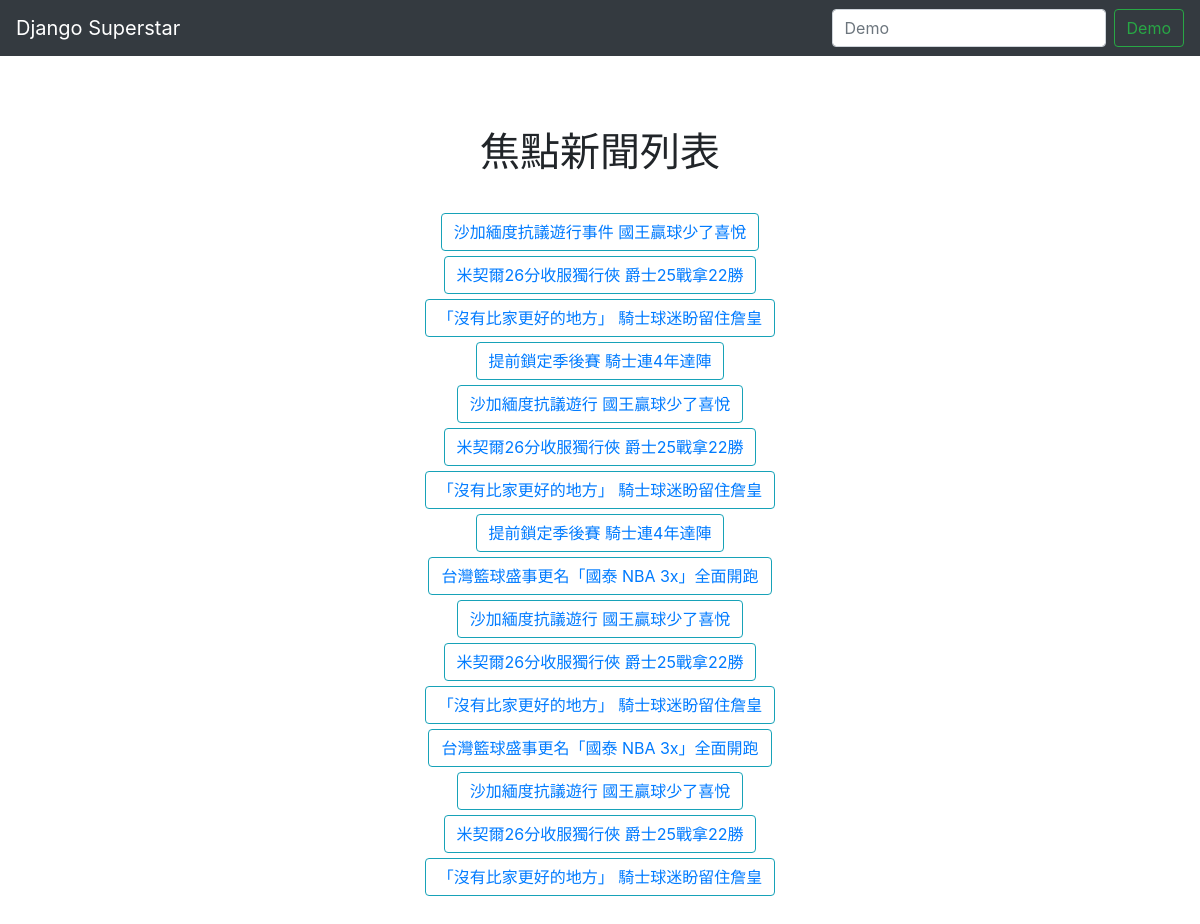
Page /news/ on the committed database.
### news/models.py (models this page shows)
class News(models.Model):
    title = models.CharField(max_length=100)
    url = models.CharField(max_length=255, unique=True)

### news/views.py (the view, shortened to what this page needs)
class NewsViewSet(viewsets.ReadOnlyModelViewSet):
    queryset = News.objects.all()
    serializer_class = NewsSerializer
    renderer_classes = (TemplateHTMLRenderer,)
    def list(self, request):
        queryset = News.objects.all()
        return Response({'list': queryset}, template_name='list.html')

### news/templates/list.html (shortened to what this page needs)
{% load static %}
<!DOCTYPE html>
<html lang="en"><head><meta http-equiv="Content-Type" content="text/html; charset=UTF-8">
    <link href="{% static 'Starter Template for Bootstrap_files/bootstrap.min.css' %}" rel="stylesheet">
    <link href="{% static 'Starter Template for Bootstrap_files/starter-template.css' %}" rel="stylesheet">
  </head>
  <body>
    <nav class="navbar navbar-expand-md navbar-dark bg-dark fixed-top">
      <a class="navbar-brand" href="https://getbootstrap.com/docs/4.0/examples/starter-template/#">Django Superstar</a>
      <div class="collapse navbar-collapse" id="navbarsExampleDefault">
        <form class="form-inline my-2 my-lg-0">
          <input class="form-control mr-sm-2" type="text" placeholder="Demo" aria-label="Demo">
          <button class="btn btn-outline-success my-2 my-sm-0" type="submit">Demo</button>
        </form>
      </div>
    </nav>
    <main role="main" class="container">
      <div class="starter-template">
        <h1>焦點新聞列表</h1>
        <br>
        <div>
          {% for news in list %}
          <div style="margin:5px;">
            <button class="btn btn-link btn-info news_button" data-toggle="modal" data-target="#news_modal" style="text-transform:capitalize;" value="{{ news.id }}">{{ news.title }}</button>
          </div>
          {% endfor %}
        </div>
      </div>
    </main>
  </body>
</html>

### rows in the picture
News: {{ news.id }} 1 (drawn), title "沙加緬度抗議遊行事件 國王贏球少了喜悅"
News: {{ news.id }} 2 (drawn), title "米契爾26分收服獨行俠 爵士25戰拿22勝"
News: {{ news.id }} 3 (drawn), title "「沒有比家更好的地方」 騎士球迷盼留住詹皇"
News: {{ news.id }} 4 (drawn), title "提前鎖定季後賽 騎士連4年達陣"
News: {{ news.id }} 5 (drawn), title "沙加緬度抗議遊行 國王贏球少了喜悅"
News: {{ news.id }} 6 (drawn), title "米契爾26分收服獨行俠 爵士25戰拿22勝"
News: {{ news.id }} 7 (drawn), title "「沒有比家更好的地方」 騎士球迷盼留住詹皇"
News: {{ news.id }} 8 (drawn), title "提前鎖定季後賽 騎士連4年達陣"
News: {{ news.id }} 9 (drawn), title "台灣籃球盛事更名「國泰 NBA 3x」全面開跑"
News: {{ news.id }} 10 (drawn), title "沙加緬度抗議遊行 國王贏球少了喜悅"
News: {{ news.id }} 11 (drawn), title "米契爾26分收服獨行俠 爵士25戰拿22勝"
News: {{ news.id }} 12 (drawn), title "「沒有比家更好的地方」 騎士球迷盼留住詹皇"
News: {{ news.id }} 13 (drawn), title "台灣籃球盛事更名「國泰 NBA 3x」全面開跑"
News: {{ news.id }} 14 (drawn), title "沙加緬度抗議遊行 國王贏球少了喜悅"
News: {{ news.id }} 15 (drawn), title "米契爾26分收服獨行俠 爵士25戰拿22勝"
News: {{ news.id }} 16 (drawn), title "「沒有比家更好的地方」 騎士球迷盼留住詹皇"
